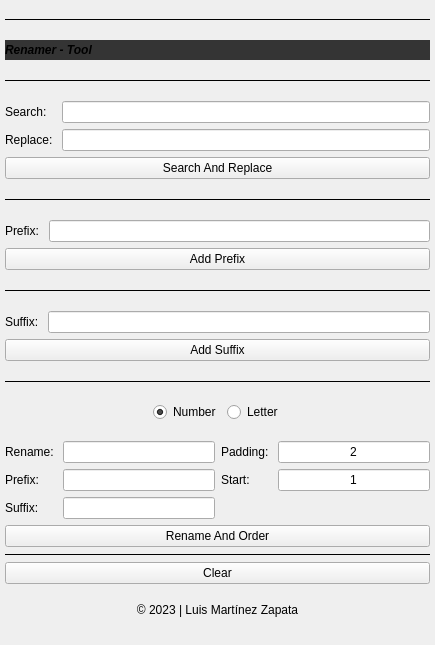
<?xml version="1.0" encoding="UTF-8"?>
<ui version="4.0">
 <class>Form</class>
 <widget class="QWidget" name="Form">
  <property name="geometry">
   <rect>
    <x>0</x>
    <y>0</y>
    <width>435</width>
    <height>645</height>
   </rect>
  </property>
  <property name="sizePolicy">
   <sizepolicy hsizetype="Preferred" vsizetype="Preferred">
    <horstretch>0</horstretch>
    <verstretch>0</verstretch>
   </sizepolicy>
  </property>
  <property name="minimumSize">
   <size>
    <width>0</width>
    <height>0</height>
   </size>
  </property>
  <property name="maximumSize">
   <size>
    <width>16777215</width>
    <height>16777215</height>
   </size>
  </property>
  <property name="windowTitle">
   <string>Form</string>
  </property>
  <layout class="QHBoxLayout" name="horizontalLayout_2">
   <property name="leftMargin">
    <number>5</number>
   </property>
   <property name="topMargin">
    <number>5</number>
   </property>
   <property name="rightMargin">
    <number>5</number>
   </property>
   <property name="bottomMargin">
    <number>5</number>
   </property>
   <item>
    <layout class="QHBoxLayout" name="horizontalLayout">
     <item>
      <layout class="QVBoxLayout" name="verticalLayout_4">
       <item>
        <widget class="Line" name="line_4">
         <property name="sizePolicy">
          <sizepolicy hsizetype="Preferred" vsizetype="Fixed">
           <horstretch>0</horstretch>
           <verstretch>0</verstretch>
          </sizepolicy>
         </property>
         <property name="frameShadow">
          <enum>QFrame::Plain</enum>
         </property>
         <property name="orientation">
          <enum>Qt::Horizontal</enum>
         </property>
        </widget>
       </item>
       <item>
        <widget class="QLabel" name="title_2">
         <property name="sizePolicy">
          <sizepolicy hsizetype="Preferred" vsizetype="Fixed">
           <horstretch>0</horstretch>
           <verstretch>0</verstretch>
          </sizepolicy>
         </property>
         <property name="minimumSize">
          <size>
           <width>0</width>
           <height>20</height>
          </size>
         </property>
         <property name="sizeIncrement">
          <size>
           <width>0</width>
           <height>0</height>
          </size>
         </property>
         <property name="font">
          <font>
           <pointsize>9</pointsize>
           <italic>true</italic>
           <bold>true</bold>
          </font>
         </property>
         <property name="styleSheet">
          <string notr="true">background-color: rgb(52, 52, 52);</string>
         </property>
         <property name="text">
          <string>Renamer - Tool</string>
         </property>
        </widget>
       </item>
       <item>
        <widget class="Line" name="line_3">
         <property name="enabled">
          <bool>true</bool>
         </property>
         <property name="sizePolicy">
          <sizepolicy hsizetype="Preferred" vsizetype="Fixed">
           <horstretch>0</horstretch>
           <verstretch>0</verstretch>
          </sizepolicy>
         </property>
         <property name="frameShadow">
          <enum>QFrame::Plain</enum>
         </property>
         <property name="orientation">
          <enum>Qt::Horizontal</enum>
         </property>
        </widget>
       </item>
       <item>
        <layout class="QGridLayout" name="gridLayout" rowstretch="0,0,0,0,0" columnstretch="0,1">
         <item row="2" column="0">
          <widget class="QLabel" name="lbl_search">
           <property name="sizePolicy">
            <sizepolicy hsizetype="Preferred" vsizetype="Fixed">
             <horstretch>0</horstretch>
             <verstretch>0</verstretch>
            </sizepolicy>
           </property>
           <property name="text">
            <string>Search: </string>
           </property>
          </widget>
         </item>
         <item row="4" column="0" colspan="2">
          <widget class="QPushButton" name="btn_searchReplace">
           <property name="sizePolicy">
            <sizepolicy hsizetype="Preferred" vsizetype="Fixed">
             <horstretch>0</horstretch>
             <verstretch>0</verstretch>
            </sizepolicy>
           </property>
           <property name="text">
            <string>Search And Replace</string>
           </property>
          </widget>
         </item>
         <item row="2" column="1">
          <widget class="QLineEdit" name="in_search">
           <property name="sizePolicy">
            <sizepolicy hsizetype="Preferred" vsizetype="Fixed">
             <horstretch>0</horstretch>
             <verstretch>0</verstretch>
            </sizepolicy>
           </property>
          </widget>
         </item>
         <item row="3" column="1">
          <widget class="QLineEdit" name="in_replace">
           <property name="sizePolicy">
            <sizepolicy hsizetype="Preferred" vsizetype="Fixed">
             <horstretch>0</horstretch>
             <verstretch>0</verstretch>
            </sizepolicy>
           </property>
           <property name="text">
            <string/>
           </property>
          </widget>
         </item>
         <item row="3" column="0">
          <widget class="QLabel" name="lbl_replace">
           <property name="sizePolicy">
            <sizepolicy hsizetype="Preferred" vsizetype="Fixed">
             <horstretch>0</horstretch>
             <verstretch>0</verstretch>
            </sizepolicy>
           </property>
           <property name="text">
            <string>Replace: </string>
           </property>
          </widget>
         </item>
        </layout>
       </item>
       <item>
        <widget class="Line" name="line">
         <property name="sizePolicy">
          <sizepolicy hsizetype="Preferred" vsizetype="Fixed">
           <horstretch>0</horstretch>
           <verstretch>0</verstretch>
          </sizepolicy>
         </property>
         <property name="frameShadow">
          <enum>QFrame::Plain</enum>
         </property>
         <property name="orientation">
          <enum>Qt::Horizontal</enum>
         </property>
        </widget>
       </item>
       <item>
        <layout class="QGridLayout" name="gridLayout_2" columnstretch="0,1">
         <item row="0" column="1">
          <widget class="QLineEdit" name="in_prefix">
           <property name="sizePolicy">
            <sizepolicy hsizetype="Preferred" vsizetype="Fixed">
             <horstretch>0</horstretch>
             <verstretch>0</verstretch>
            </sizepolicy>
           </property>
           <property name="text">
            <string/>
           </property>
          </widget>
         </item>
         <item row="0" column="0">
          <widget class="QLabel" name="lbl_prefix">
           <property name="sizePolicy">
            <sizepolicy hsizetype="Preferred" vsizetype="Fixed">
             <horstretch>0</horstretch>
             <verstretch>0</verstretch>
            </sizepolicy>
           </property>
           <property name="layoutDirection">
            <enum>Qt::LeftToRight</enum>
           </property>
           <property name="autoFillBackground">
            <bool>false</bool>
           </property>
           <property name="text">
            <string>Prefix: </string>
           </property>
          </widget>
         </item>
         <item row="1" column="0" colspan="2">
          <widget class="QPushButton" name="btn_prefix">
           <property name="sizePolicy">
            <sizepolicy hsizetype="Preferred" vsizetype="Fixed">
             <horstretch>0</horstretch>
             <verstretch>0</verstretch>
            </sizepolicy>
           </property>
           <property name="text">
            <string>Add Prefix</string>
           </property>
          </widget>
         </item>
        </layout>
       </item>
       <item>
        <widget class="Line" name="line_2">
         <property name="sizePolicy">
          <sizepolicy hsizetype="Preferred" vsizetype="Fixed">
           <horstretch>0</horstretch>
           <verstretch>0</verstretch>
          </sizepolicy>
         </property>
         <property name="frameShadow">
          <enum>QFrame::Plain</enum>
         </property>
         <property name="orientation">
          <enum>Qt::Horizontal</enum>
         </property>
        </widget>
       </item>
       <item>
        <layout class="QGridLayout" name="gridLayout_3" columnstretch="0,1">
         <item row="0" column="1">
          <widget class="QLineEdit" name="in_suffix">
           <property name="sizePolicy">
            <sizepolicy hsizetype="Preferred" vsizetype="Fixed">
             <horstretch>0</horstretch>
             <verstretch>0</verstretch>
            </sizepolicy>
           </property>
           <property name="text">
            <string/>
           </property>
          </widget>
         </item>
         <item row="0" column="0">
          <widget class="QLabel" name="lbl_suffix">
           <property name="sizePolicy">
            <sizepolicy hsizetype="Preferred" vsizetype="Fixed">
             <horstretch>0</horstretch>
             <verstretch>0</verstretch>
            </sizepolicy>
           </property>
           <property name="text">
            <string>Suffix: </string>
           </property>
          </widget>
         </item>
         <item row="1" column="0" colspan="2">
          <widget class="QPushButton" name="btn_suffix">
           <property name="sizePolicy">
            <sizepolicy hsizetype="Preferred" vsizetype="Fixed">
             <horstretch>0</horstretch>
             <verstretch>0</verstretch>
            </sizepolicy>
           </property>
           <property name="text">
            <string>Add Suffix</string>
           </property>
          </widget>
         </item>
        </layout>
       </item>
       <item>
        <widget class="Line" name="line_5">
         <property name="sizePolicy">
          <sizepolicy hsizetype="Preferred" vsizetype="Fixed">
           <horstretch>0</horstretch>
           <verstretch>0</verstretch>
          </sizepolicy>
         </property>
         <property name="frameShadow">
          <enum>QFrame::Plain</enum>
         </property>
         <property name="orientation">
          <enum>Qt::Horizontal</enum>
         </property>
        </widget>
       </item>
       <item>
        <layout class="QGridLayout" name="gridLayout_5">
         <item row="0" column="1">
          <widget class="QRadioButton" name="rbtn_orderNum">
           <property name="sizePolicy">
            <sizepolicy hsizetype="Preferred" vsizetype="Fixed">
             <horstretch>0</horstretch>
             <verstretch>0</verstretch>
            </sizepolicy>
           </property>
           <property name="text">
            <string>Number</string>
           </property>
           <property name="checkable">
            <bool>true</bool>
           </property>
           <property name="checked">
            <bool>true</bool>
           </property>
          </widget>
         </item>
         <item row="0" column="0">
          <spacer name="horizontalSpacer">
           <property name="orientation">
            <enum>Qt::Horizontal</enum>
           </property>
           <property name="sizeHint" stdset="0">
            <size>
             <width>40</width>
             <height>20</height>
            </size>
           </property>
          </spacer>
         </item>
         <item row="0" column="2">
          <widget class="QRadioButton" name="rbtn_orderLetter">
           <property name="sizePolicy">
            <sizepolicy hsizetype="Preferred" vsizetype="Fixed">
             <horstretch>0</horstretch>
             <verstretch>0</verstretch>
            </sizepolicy>
           </property>
           <property name="text">
            <string>Letter</string>
           </property>
          </widget>
         </item>
         <item row="0" column="3">
          <spacer name="horizontalSpacer_2">
           <property name="orientation">
            <enum>Qt::Horizontal</enum>
           </property>
           <property name="sizeHint" stdset="0">
            <size>
             <width>40</width>
             <height>20</height>
            </size>
           </property>
          </spacer>
         </item>
        </layout>
       </item>
       <item>
        <layout class="QVBoxLayout" name="verticalLayout_9">
         <item>
          <layout class="QGridLayout" name="grid_layout" rowstretch="0,0,0,0" columnstretch="0,1,0,1">
           <property name="sizeConstraint">
            <enum>QLayout::SetDefaultConstraint</enum>
           </property>
           <property name="leftMargin">
            <number>0</number>
           </property>
           <property name="topMargin">
            <number>0</number>
           </property>
           <property name="rightMargin">
            <number>0</number>
           </property>
           <item row="0" column="0">
            <widget class="QLabel" name="lbl_orderRename">
             <property name="sizePolicy">
              <sizepolicy hsizetype="Preferred" vsizetype="Fixed">
               <horstretch>0</horstretch>
               <verstretch>0</verstretch>
              </sizepolicy>
             </property>
             <property name="text">
              <string>Rename: </string>
             </property>
            </widget>
           </item>
           <item row="1" column="3">
            <widget class="QLineEdit" name="in_orderStart">
             <property name="sizePolicy">
              <sizepolicy hsizetype="Preferred" vsizetype="Fixed">
               <horstretch>0</horstretch>
               <verstretch>0</verstretch>
              </sizepolicy>
             </property>
             <property name="text">
              <string>1</string>
             </property>
             <property name="alignment">
              <set>Qt::AlignCenter</set>
             </property>
            </widget>
           </item>
           <item row="0" column="2">
            <widget class="QLabel" name="lbl_orderPadding">
             <property name="sizePolicy">
              <sizepolicy hsizetype="Preferred" vsizetype="Fixed">
               <horstretch>0</horstretch>
               <verstretch>0</verstretch>
              </sizepolicy>
             </property>
             <property name="text">
              <string>Padding: </string>
             </property>
            </widget>
           </item>
           <item row="0" column="1">
            <widget class="QLineEdit" name="in_orderRename">
             <property name="sizePolicy">
              <sizepolicy hsizetype="Preferred" vsizetype="Fixed">
               <horstretch>0</horstretch>
               <verstretch>0</verstretch>
              </sizepolicy>
             </property>
             <property name="text">
              <string/>
             </property>
            </widget>
           </item>
           <item row="1" column="2">
            <widget class="QLabel" name="lbl_orderStart">
             <property name="sizePolicy">
              <sizepolicy hsizetype="Preferred" vsizetype="Fixed">
               <horstretch>0</horstretch>
               <verstretch>0</verstretch>
              </sizepolicy>
             </property>
             <property name="text">
              <string>Start: </string>
             </property>
            </widget>
           </item>
           <item row="2" column="1">
            <widget class="QLineEdit" name="in_orderSuffix">
             <property name="sizePolicy">
              <sizepolicy hsizetype="Preferred" vsizetype="Fixed">
               <horstretch>0</horstretch>
               <verstretch>0</verstretch>
              </sizepolicy>
             </property>
             <property name="text">
              <string/>
             </property>
            </widget>
           </item>
           <item row="1" column="0">
            <widget class="QLabel" name="lbl_orderPrefix">
             <property name="sizePolicy">
              <sizepolicy hsizetype="Preferred" vsizetype="Fixed">
               <horstretch>0</horstretch>
               <verstretch>0</verstretch>
              </sizepolicy>
             </property>
             <property name="text">
              <string>Prefix: </string>
             </property>
            </widget>
           </item>
           <item row="1" column="1">
            <widget class="QLineEdit" name="in_orderPrefix">
             <property name="sizePolicy">
              <sizepolicy hsizetype="Preferred" vsizetype="Fixed">
               <horstretch>0</horstretch>
               <verstretch>0</verstretch>
              </sizepolicy>
             </property>
             <property name="text">
              <string/>
             </property>
            </widget>
           </item>
           <item row="0" column="3">
            <widget class="QLineEdit" name="in_orderPadding">
             <property name="sizePolicy">
              <sizepolicy hsizetype="Preferred" vsizetype="Fixed">
               <horstretch>0</horstretch>
               <verstretch>0</verstretch>
              </sizepolicy>
             </property>
             <property name="text">
              <string>2</string>
             </property>
             <property name="alignment">
              <set>Qt::AlignCenter</set>
             </property>
            </widget>
           </item>
           <item row="2" column="0">
            <widget class="QLabel" name="lbl_orderSuffix">
             <property name="sizePolicy">
              <sizepolicy hsizetype="Preferred" vsizetype="Fixed">
               <horstretch>0</horstretch>
               <verstretch>0</verstretch>
              </sizepolicy>
             </property>
             <property name="text">
              <string>Suffix: </string>
             </property>
            </widget>
           </item>
           <item row="3" column="0" colspan="4">
            <widget class="QPushButton" name="btn_orderRename">
             <property name="sizePolicy">
              <sizepolicy hsizetype="Preferred" vsizetype="Fixed">
               <horstretch>0</horstretch>
               <verstretch>0</verstretch>
              </sizepolicy>
             </property>
             <property name="text">
              <string>Rename And Order</string>
             </property>
            </widget>
           </item>
          </layout>
         </item>
         <item>
          <widget class="Line" name="line_7">
           <property name="sizePolicy">
            <sizepolicy hsizetype="Preferred" vsizetype="Fixed">
             <horstretch>0</horstretch>
             <verstretch>0</verstretch>
            </sizepolicy>
           </property>
           <property name="frameShadow">
            <enum>QFrame::Plain</enum>
           </property>
           <property name="orientation">
            <enum>Qt::Horizontal</enum>
           </property>
          </widget>
         </item>
         <item>
          <widget class="QPushButton" name="btn_clear">
           <property name="sizePolicy">
            <sizepolicy hsizetype="Preferred" vsizetype="Fixed">
             <horstretch>0</horstretch>
             <verstretch>0</verstretch>
            </sizepolicy>
           </property>
           <property name="text">
            <string>Clear</string>
           </property>
          </widget>
         </item>
        </layout>
       </item>
       <item>
        <layout class="QVBoxLayout" name="verticalLayout_10">
         <item>
          <widget class="QLabel" name="lbl_credits">
           <property name="enabled">
            <bool>true</bool>
           </property>
           <property name="sizePolicy">
            <sizepolicy hsizetype="Preferred" vsizetype="Fixed">
             <horstretch>0</horstretch>
             <verstretch>0</verstretch>
            </sizepolicy>
           </property>
           <property name="font">
            <font>
             <italic>false</italic>
             <bold>false</bold>
             <underline>false</underline>
             <strikeout>false</strikeout>
            </font>
           </property>
           <property name="focusPolicy">
            <enum>Qt::WheelFocus</enum>
           </property>
           <property name="autoFillBackground">
            <bool>false</bool>
           </property>
           <property name="frameShadow">
            <enum>QFrame::Plain</enum>
           </property>
           <property name="text">
            <string>© 2023 | Luis Martínez Zapata</string>
           </property>
           <property name="alignment">
            <set>Qt::AlignCenter</set>
           </property>
          </widget>
         </item>
        </layout>
       </item>
      </layout>
     </item>
    </layout>
   </item>
  </layout>
 </widget>
 <tabstops>
  <tabstop>in_orderRename</tabstop>
  <tabstop>in_orderPrefix</tabstop>
  <tabstop>in_orderSuffix</tabstop>
  <tabstop>in_orderPadding</tabstop>
  <tabstop>in_orderStart</tabstop>
  <tabstop>btn_clear</tabstop>
  <tabstop>lbl_credits</tabstop>
 </tabstops>
 <resources/>
 <connections/>
</ui>
